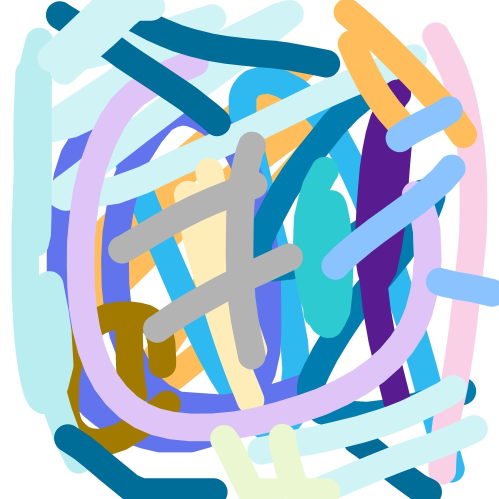
//> input picture 3.2.2两张图像像素比较/Img/img.jpg, 998 x 998 px (shown at 1/2 size)
$ ./main   (built with g++ and OpenCV 4)
//> lines starting //> are read from the running program, lines starting //| are printed output that depends on the picture; after the words box and inside, x2 and y2 are one past the last pixel; in counts of white or black regions, pixels touching at a corner belong together
#include <iostream>
#include<opencv4/opencv2/core/core.hpp>
#include<opencv4/opencv2/highgui.hpp>
#include<opencv4/opencv2/opencv.hpp>
using namespace std;
using namespace cv;
int main() {
    Mat a = imread("../../3.2.2两张图像像素比较/Img/img.jpg");
//> a is the input picture: 998 rows x 998 cols, CV_8UC3; mean B, G, R 213.4, 198.3, 174.6
    Mat b = imread("../../source/pingguo.jpg");
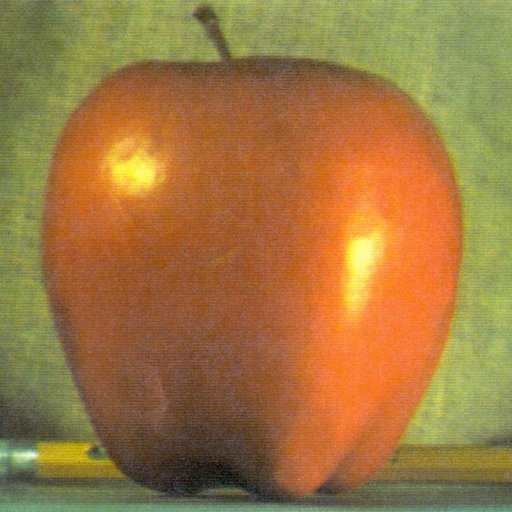
//> input picture source/pingguo.jpg, 512 x 512 px
//> b is the input picture: 512 rows x 512 cols, CV_8UC3; mean B, G, R 64.8, 119.7, 159.1
    if(a.empty()||b.empty()){
        cout<<"请检查路径"<<endl;
        return -1;
    }
    Mat xiaob;//b的缩小版
    resize(b,xiaob,Size(200,200));

    //浅拷贝
    Mat aa,jie1,jie2;
    //深拷贝
    Mat a1,a2,jie22;

    //浅拷贝
    aa=a;
    //深拷贝的两种方式
    a.copyTo(a1);
    copyTo(a,a2,a);
    //两种在图中截取ROI的方式
    Rect rect(206,206,200,200);
    jie1=a(rect);
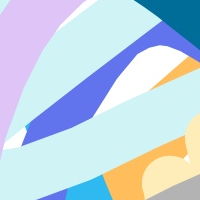
//> jie1: 200 rows x 200 cols, CV_8UC3; mean B, G, R 227.3, 211.7, 193.5
    jie2=a(Range(300,500),Range(300,500));
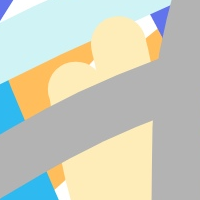
//> jie2: 200 rows x 200 cols, CV_8UC3; mean B, G, R 189.8, 205, 201.8
    //用深拷贝截取
    a(Range(300,500),Range(300,500)).copyTo(jie22);

    imshow("aaaaa",a);//此时a为未改变

    //把xiaob的内容深拷贝给jie1
    xiaob.copyTo(jie1);//此时a,aa,jie1,jie2都改变

    //绘制一个圆形  //此时a,aa,jie1,jie2继续改变
    circle(a,Point(300,300),20,Scalar(0,0,255),-1);
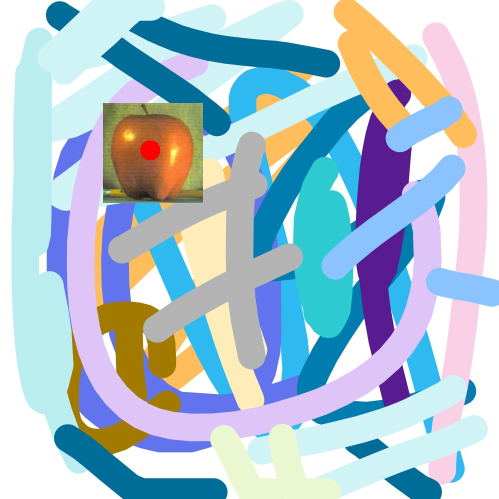
//> a: 998 rows x 998 cols, CV_8UC3 (shown at 1/2 size); 4.02% of pixels changed, all inside (x1, y1, x2, y2) = (206, 206, 406, 406)

    imshow("a",a);
    imshow("b",b);
    imshow("aa",aa);
    imshow("a1",a1);
    imshow("a2",a2);
    imshow("xiaob",xiaob);
    imshow("jie1",jie1);
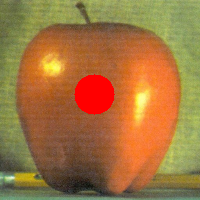
//> window 'jie1': 200 rows x 200 cols, CV_8UC3; mean B, G, R 63.1, 116.6, 161.8
    imshow("jie2",jie2);
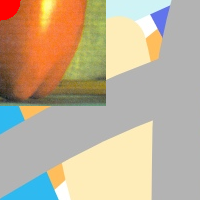
//> window 'jie2': 200 rows x 200 cols, CV_8UC3; mean B, G, R 150.9, 176, 191.9
    imshow("jie22",jie22);

    waitKey(0);
    return 0;
}
